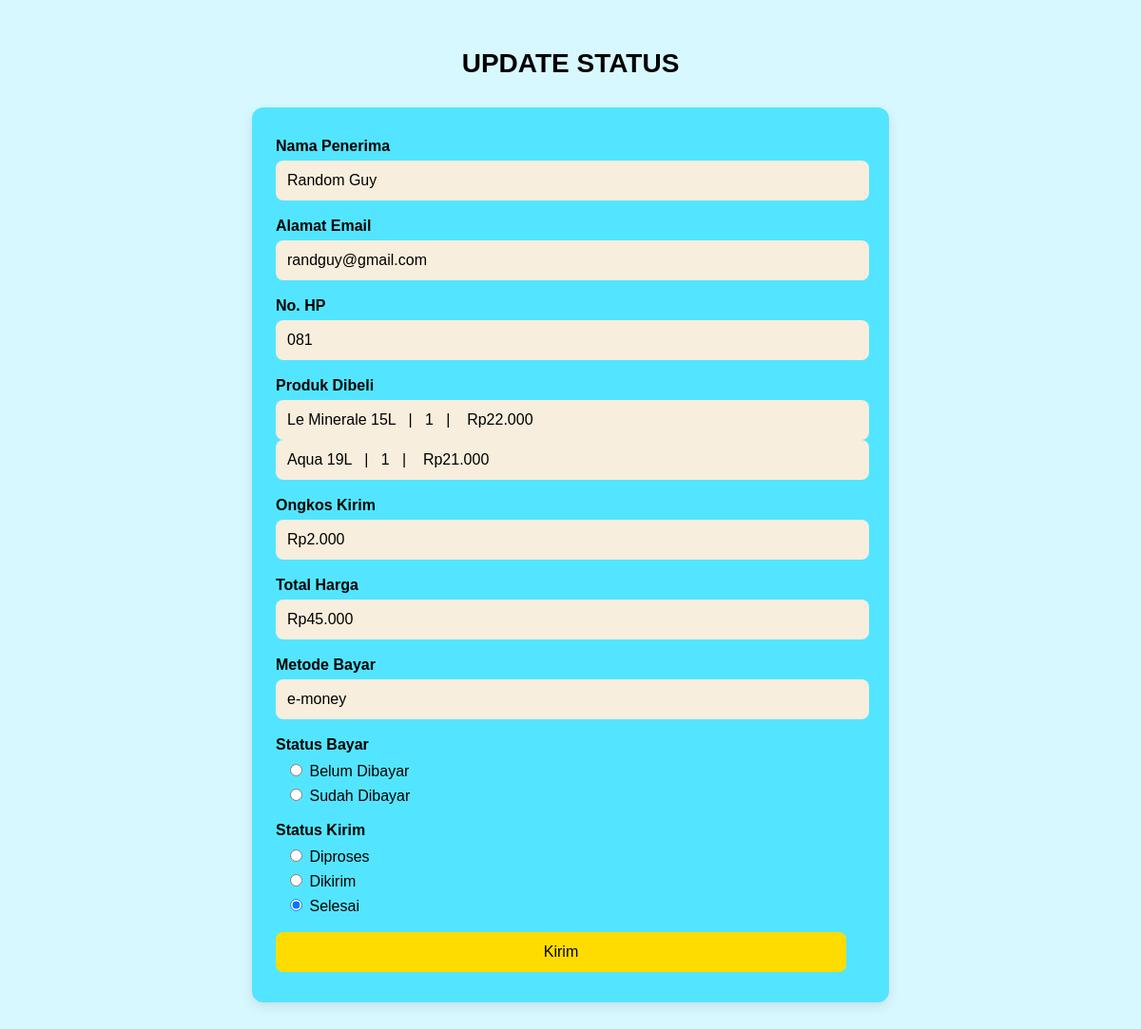
The app's page /kurir/update.php?id_pesanan=30, older data.
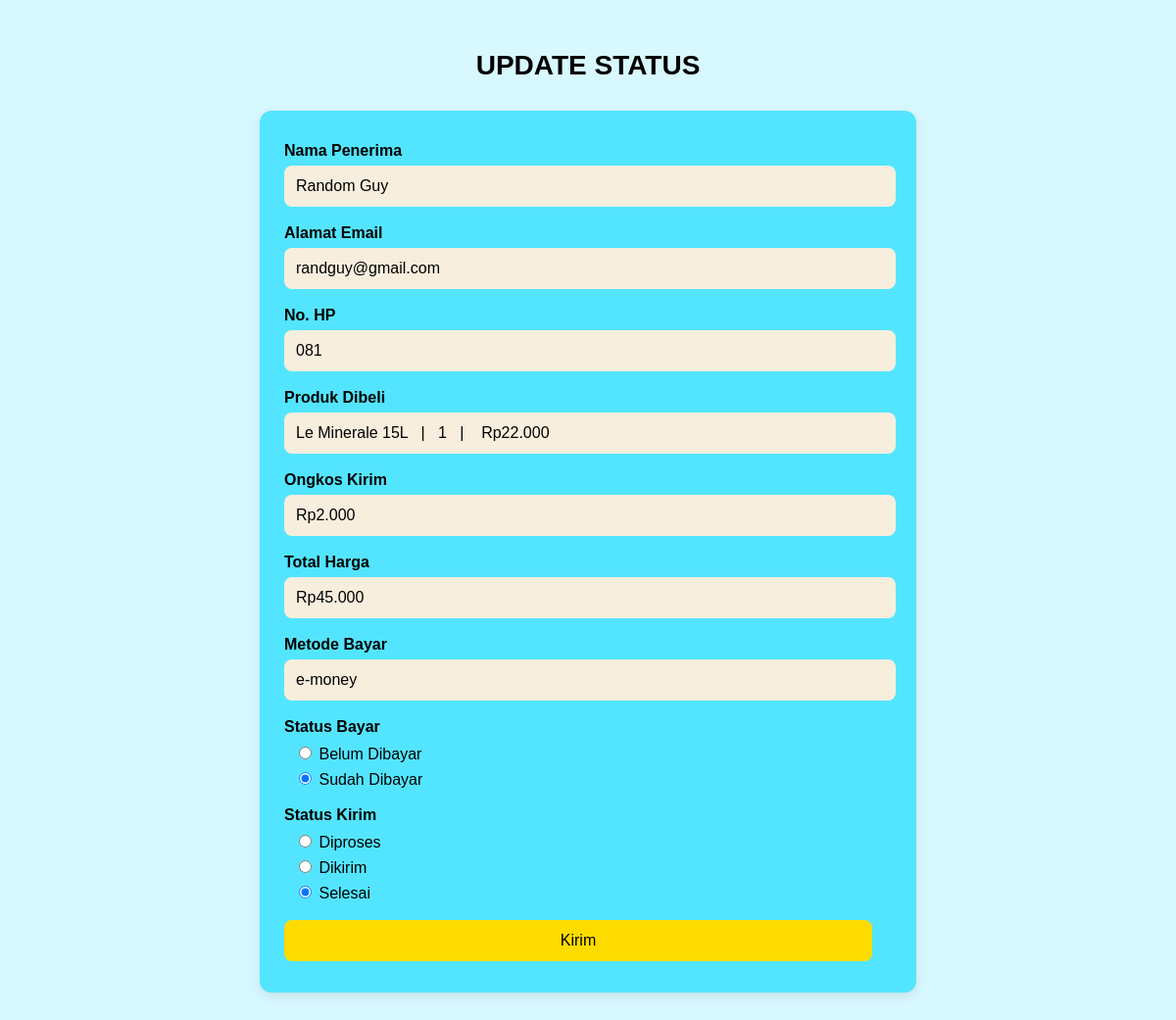
The same page, newer data.
### tables this page shows
CREATE TABLE `detail_pesanan` (
  `id_detail` int(11) NOT NULL,
  `id_pesanan` int(11) DEFAULT NULL,
  `id_produk` int(11) DEFAULT NULL,
  `nama_produk` varchar(100) DEFAULT NULL,
  `harga_satuan` float DEFAULT NULL,
  `jumlah` int(11) DEFAULT NULL,
  `subtotal` int(11) DEFAULT NULL
);

CREATE TABLE `pesanan` (
  `id_pesanan` int(11) NOT NULL,
  `username` varchar(15) NOT NULL,
  `nama` varchar(40) NOT NULL,
  `email` varchar(30) NOT NULL,
  `no_hp` char(15) NOT NULL,
  `alamat` varchar(200) NOT NULL,
  `link` varchar(150) NOT NULL,
  `status_bayar` varchar(15) NOT NULL,
  `status_kirim` varchar(15) NOT NULL,
  `total_harga` float NOT NULL,
  `tanggal_pesan` date NOT NULL DEFAULT curdate(),
  `metode_bayar` varchar(10) NOT NULL,
  `bukti_bayar` varchar(100) NOT NULL
);

### kurir/update.php (the view, shortened to what this page needs)
<?php
    include "../koneksi.php";
    $id_pesanan = $_GET['id_pesanan'];
    $query = mysqli_query($connect, "SELECT * FROM pesanan WHERE id_pesanan=$id_pesanan");
    $data = mysqli_fetch_array($query);
    $query_produk = mysqli_query($connect, "SELECT * FROM detail_pesanan WHERE id_pesanan = $id_pesanan");
?>
<!DOCTYPE html>
<html>
<head>
</head>
<body>
    <h2>UPDATE STATUS</h2>
    <div class="form-card">
        <form method="POST" action="prosesupdate.php">
            <div class="form-group">
                <label>Nama Penerima</label>
                <input type="text" id="nama" name="nama" value= "<?php echo $data['nama'] ?>" readonly>
            </div>
            <div class="form-group">
                <label>Alamat Email</label>
                <input type="email" id="nama" name="nama" value= "<?php echo $data['email'] ?>" readonly>
            </div>
            <div class="form-group">
                <label>No. HP</label>
                <input type="email" id="nama" name="nama" value= "<?php echo $data['no_hp'] ?>" readonly>
            </div>
            <div class="form-group">
                <label>Produk Dibeli</label>
                <?php while ($produk = mysqli_fetch_array($query_produk)) { ?>
                    <input type="text"
                        value="<?php echo $produk['nama_produk'] . '   |   ' . $produk['jumlah'] . '   |    Rp' . number_format($produk['harga_satuan'], 0, ',', '.'); ?>"
                        readonly>
                <?php } ?>
            </div>
            <div class="form-group">
                <label>Ongkos Kirim</label>
                <input type="text" name="ongkir" value="Rp2.000" readonly>
            </div>
            <div class="form-group">
                <label>Total Harga</label>
                <input type="email" id="nama" name="nama" value= "Rp<?php echo number_format($data['total_harga'], 0, ',', '.'); ?>" readonly>
            </div>
            <div class="form-group">
                <label>Metode Bayar</label>
                <input type="email" id="nama" name="nama" value= "<?php echo $data['metode_bayar'] ?>" readonly>
            </div>
            <div class="form-group">
                <label>Status Bayar</label>
                <div class="radio-group">
                    <label>
                        <input type="radio" name="status_bayar" value="Belum dibayar"
                            <?php if ($data['status_bayar'] == 'Belum dibayar') echo 'checked'; ?>>
                        Belum Dibayar
                    </label>
                    <label>
                        <input type="radio" name="status_bayar" value="Sudah dibayar"
                            <?php if ($data['status_bayar'] == 'Sudah dibayar') echo 'checked'; ?>>
                        Sudah Dibayar
                    </label>
                </div>
            </div>
            <div class="form-group">
                <label>Status Kirim</label>
                <div class="radio-group">
                    <label>
                        <input type="radio" name="status_kirim" value="Diproses"
                            <?php if ($data['status_kirim'] == 'Diproses') echo 'checked'; ?>>
                        Diproses
                    </label>
                    <label>
                        <input type="radio" name="status_kirim" value="Dikirim"
                            <?php if ($data['status_kirim'] == 'Dikirim') echo 'checked'; ?>>
                        Dikirim
                    </label>
                    <label>
                        <input type="radio" name="status_kirim" value="Selesai"
                            <?php if ($data['status_kirim'] == 'Selesai') echo 'checked'; ?>>
                        Selesai
                    </label>
                </div>
            </div>
            <button class="submit-btn" type="submit">Kirim</button>
        </form>
    </div>
</body>
</html>

Row changes from the older to the newer data that the page shows:
removed detail_pesanan: nama_produk+jumlah+harga_satuan "Aqua 19L | 1 | Rp21.000"
changed pesanan "Random Guy": status_bayar "☐ Sudah Dibayar" → "☑ Sudah Dibayar"
